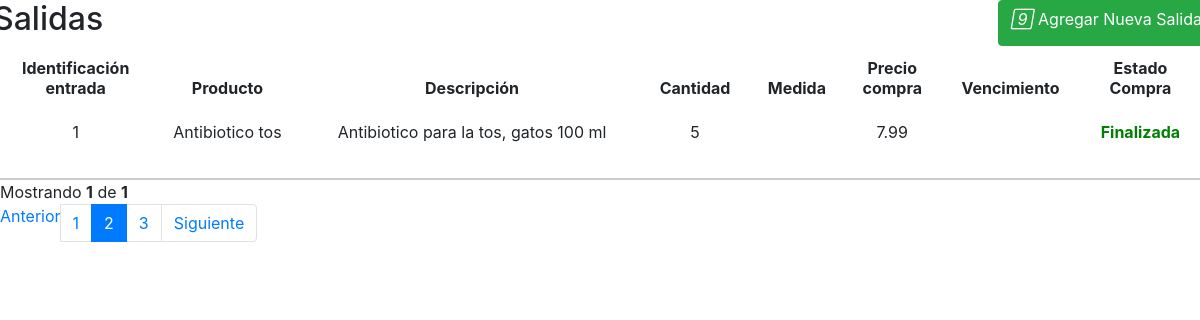
The page /views/salidas/principal.php on the database its author committed.
### tables this page shows
CREATE TABLE `detalle_salida` (
  `id_detsalida` int(11) NOT NULL,
  `cantidad_detsalida` int(11) NOT NULL,
  `precio_salida` float NOT NULL,
  `id_salida` int(11) NOT NULL,
  `id_producto` int(11) NOT NULL,
  `estado` int(11) NOT NULL
);

CREATE TABLE `productos` (
  `id_producto` int(11) NOT NULL,
  `codigo_producto` varchar(20) NOT NULL,
  `nombre_producto` varchar(255) NOT NULL,
  `descripcion` varchar(255) NOT NULL,
  `medida` varchar(50) NOT NULL,
  `stock` float NOT NULL,
  `estado` int(11) NOT NULL
);

### views/salidas/principal.php (the view, shortened to what this page needs)
<?php
$conn = conectar_db();
$sql = "SELECT a.estado, a.id_salida, a.fecha_salida, b.nombre_producto, b.descripcion, c.cantidad_detsalida,  c.precio_salida
FROM salida a
INNER JOIN detalle_salida c
 ON a.id_salida = c.id_salida
INNER JOIN productos b
ON c.id_producto = b.id_producto
WHERE a.estado = 1
ORDER BY a.id_salida, b.nombre_producto";
$result = $conn->query($sql);
?>
<link rel="stylesheet" href="https://stackpath.bootstrapcdn.com/bootstrap/4.5.2/css/bootstrap.min.css">
<div>
<div class="row">
    <div class="col-md-12">
        <div class="table-wrapper">
            <div class="table-title">
                <div class="row">
                    <div class="col-sm-6 p-0 flex justify-content-lg-start justify-content-center">
                        <h2 class="ml-lg-2">Salidas</h2>
                    </div>
                    <div class="col-sm-6 p-0 d-flex justify-content-lg-end justify-content-center">
                        <a href="#" class="btn btn-success" id="panel-presalidas">
                            <i class="material-icons">&#xE147;</i> <span>Agregar Nueva Salida</span>
                        </a>
                    </div>
                </div>
            </div>
            <div class="table-responsive" id="DataPnaelSalidas">
                    <?php if ($result && $result->num_rows > 0) : ?>
                        <?php
                        $dataArray = [];
                        while ($row = $result->fetch_assoc()) {
                            $dataArray[] = $row;
                        }
                        ?>
                        <table class="table table-bordered table-hover table-borderless" style="margin: 0 auto; width: 100%;">
                            <thead style="vertical-align: middle; text-align: center;">
                                <tr>
                                    <th>Identificación <br> entrada</th>
                                    <th>Producto</th>
                                    <th>Descripción</th>
                                    <th>Cantidad</th>
                                    <th>Medida</th>
                                    <th>Precio <br> compra</th>
                                    <th>Vencimiento</th>
                                    <th>Estado <br>Compra</th>
                                </tr>
                            </thead>
                            <tbody style="vertical-align: middle; text-align: center;">
                                <?php
                                $entrada_actual = null;
                                $producto_count = [];
                                $cont = 0;
                                foreach ($dataArray as $data) {
                                    if (!isset($producto_count[$data['id_salida']])) {
                                        $producto_count[$data['id_salida']] = 0;
                                    }
                                    $producto_count[$data['id_salida']]++;
                                }
                                foreach ($dataArray as $index => $data) :
                                    if ($entrada_actual != $data['id_salida']) {
                                        $entrada_actual = $data['id_salida'];
                                    ?>
                                        <tr>
                                            <td rowspan="<?php echo $producto_count[$entrada_actual]; ?>"><?php echo ++$cont; ?></td>
                                            <td><?php echo $data['nombre_producto']; ?></td>
                                            <td><?php echo $data['descripcion']; ?></td>
                                            <td><?php echo $data['cantidad_detsalida']; ?></td>
                                            <td><?php echo $data['cantidad_medida']; ?></td>
                                            <td><?php echo $data['precio_salida']; ?></td>
                                            <td><?php echo $data['vencimiento']; ?></td>
                                            <td rowspan="<?php echo $producto_count[$entrada_actual]; ?>">
                                                <?php echo ($data['estado'] == 1) ? '<b style="color:green;">Finalizada</b>' : '<b style="color:red;">Abierta</b>'; ?>
                                            </td>
                                        </tr>
                                    <?php }
                                    if (($index + 1 < count($dataArray) && $dataArray[$index + 1]['id_salida'] != $data['id_salida']) || ($index + 1 == count($dataArray))) {
                                        echo '<tr><td colspan="8" style="border-bottom: 2px solid #ccc;"></td></tr>';
                                    }
                                endforeach; ?>
                            </tbody>
                        </table>
                        <div class="clearfix">
                            <div class="hint-text">Mostrando <b><?php echo $cont; ?></b> de <b><?php echo $cont; ?></b></div>
                            <ul class="pagination">
                                <li class="page-item disabled"><a href="#">Anterior</a></li>
                                <li class="page-item"><a href="#" class="page-link">1</a></li>
                                <li class="page-item active"><a href="#" class="page-link">2</a></li>
                                <li class="page-item"><a href="#" class="page-link">3</a></li>
                                <li class="page-item"><a href="#" class="page-link">Siguiente</a></li>
                            </ul>
                        </div>
                    <?php else : ?>
                        <div class="alert alert-danger">
                            <b>No se encuentran datos</b>
                        </div>
                    <?php endif ?>
                </div>

### rows shown on the page
detalle_salida: id_producto.nombre_producto "Antibiotico tos", id_producto.descripcion "Antibiotico para la tos, gatos 100 ml", cantidad_detsalida "5", precio_salida "7.99"

### other values the page prints
$cont "1"
